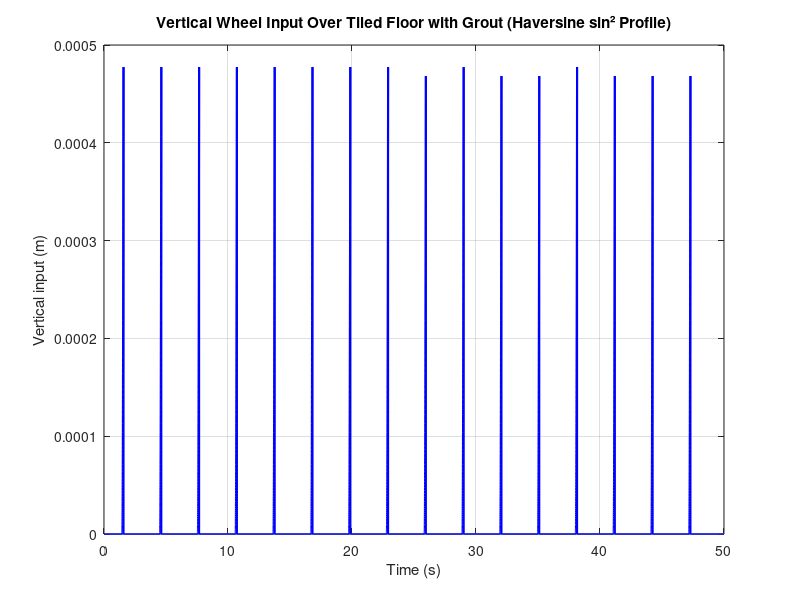

This chart was generated by the following MATLAB code:
% Parameters (in meters and seconds)
tile_spacing = 0.3048;         % meters (1 ft)
grout_width = 0.01;            % meters (1 cm)
grout_depth = 0.005;           % meters (0.5 cm)
v = 0.1;                       % velocity in m/s (adjustable)
total_length = 5;              % total travel distance in meters
total_time = total_length / v; % total time to cross the floor

% Time discretization
dt = 0.001;                    % time step in seconds
t = 0:dt:total_time;           % time vector
x = v * t;                     % position as function of time

% Initialize vertical signal
z = zeros(size(t));            % vertical displacement of the wheel

% Apply sin^2 profile at each grout location
haversine_profile = @(s) grout_depth * sin(pi * s * v / grout_width).^2;

for i = 1:length(t)
    % Find position in current tile
    tile_pos = mod(x(i), tile_spacing);
    
    % If inside the grout
    if tile_pos >= (tile_spacing - grout_width)/2 && tile_pos <= (tile_spacing + grout_width)/2
        x_local = tile_pos - (tile_spacing - grout_width)/2;  % local x inside grout
        z(i) = haversine_profile(x_local);
    else
        z(i) = 0;
    end
end

% Plot signal
figure;
plot(t, z, 'b', 'LineWidth', 1.5);
xlabel('Time (s)');
ylabel('Vertical input (m)');
title('Vertical Wheel Input Over Tiled Floor with Grout (Haversine sin² Profile)');
grid on;